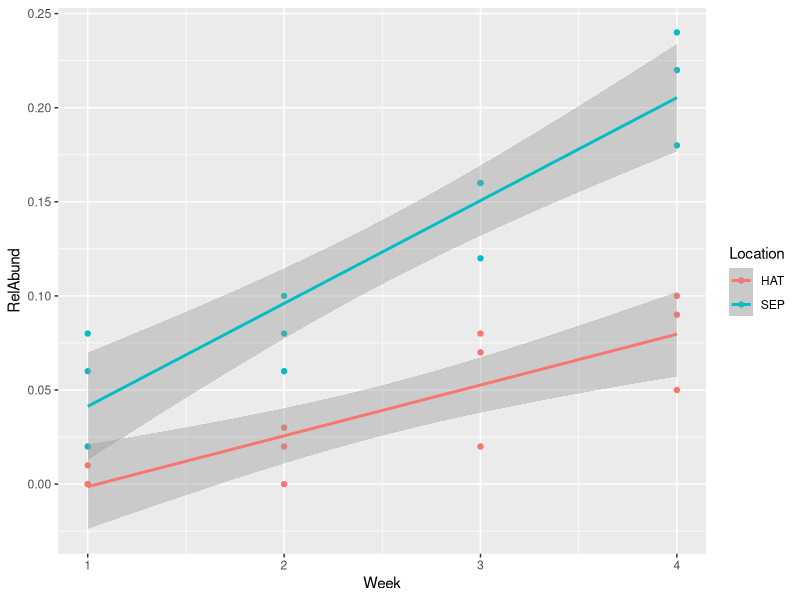

Source code (R):
library(ggplot2)
dat = read.csv("./SEPHAT.csv")

ggplot(dat, aes(x=Week, y= RelAbund, color=Location, group = Location)) +
  geom_point() + stat_smooth(method = "lm") 

model = aov(RelAbund ~ Location * factor(Week), data = dat)
summary(model)
TukeyHSD(model)$Location

